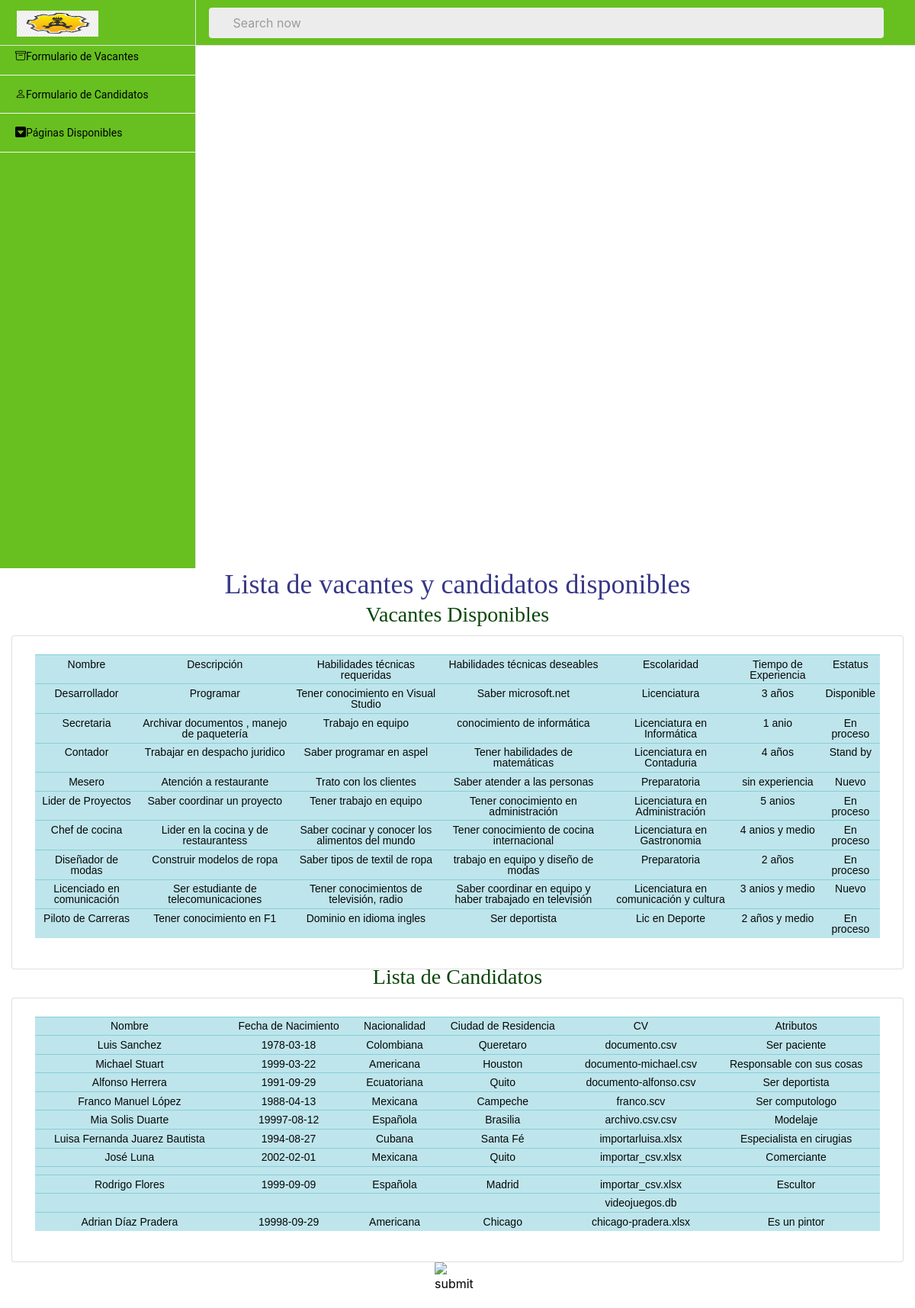
The app's page /Candidato/index.php with its own data.
### tables this page shows
CREATE TABLE "vacante" (
	"id"	INTEGER,
	"nombrevac"	TEXT,
	"descripcion" TEXT,
	"habtecreq"	TEXT,
	"habtecdes"	TEXT,
	"escolaridad" TEXT,
	"experiencia" TEXT,
	"estatus" TEXT,
	PRIMARY KEY("id" AUTOINCREMENT)
);

CREATE TABLE "candidato" (
	"id"	INTEGER,
	"id_seis"	INTEGER,
	"nombre"	TEXT,
	"fecha_nacimiento"	date,
	"nacionalidad"	TEXT,
	"ciudad_residencia"	TEXT,
	"cv_file"	TEXT,
	"more_attributes"	TEXT,
	FOREIGN KEY("id_seis") REFERENCES "usuario"("id"),
	PRIMARY KEY("id" AUTOINCREMENT)
);

### Candidato/index.php (the view, shortened to what this page needs)
<?php
include '../conn.php';
$query = "SELECT * FROM vacante";
$result = $db->query($query);
$query1 = "SELECT * FROM candidato";
$result1 = $db->query($query1);
?>
<!DOCTYPE html>
<html>
<head>
    <link  rel="stylesheet" href="../css/candidato.css">
<link rel="stylesheet" href="../css/styles1.css">
<link rel="stylesheet" href="../css/materialdesignicons.min.css">
<link rel="stylesheet" href="../css/dataTables.bootstrap4.css">
<link rel="stylesheet" href="../css/principal.bundle.base.css">
<link rel="stylesheet" href="https://cdn.jsdelivr.net/npm/bootstrap-icons@1.8.2/font/bootstrap-icons.css">
<link rel="stylesheet" href="https://cdn.jsdelivr.net/npm/bootstrap@4.6.1/dist/css/bootstrap.min.css">
</head>
<body>
<div class="container-scroller">
    <nav class="navbar col-lg-12 col-12 p-0 fixed-top d-flex flex-row">
            <div class="navbar-brand-wrapper d-flex justify-content-center">
        <div class="navbar-brand-inner-wrapper d-flex justify-content-between align-items-center w-100">
          <a class="navbar-brand brand-logo" href="../Candidato/index.php"><img src="../images/logotipo.png" width="40px" height="40px" alt="logo"/></a>
        </div>
      </div>
      <div class="navbar-menu-wrapper d-flex align-items-center justify-content-end">
        <ul class="navbar-nav mr-lg-4 w-100">
          <li class="nav-item nav-search d-none d-lg-block w-100">
            <div class="input-group">
              <div class="input-group-prepend">
                <span class="input-group-text" id="search">
                  <i class="mdi mdi-magnify"></i>
                </span>
              </div>
              <input type="text" class="form-control" placeholder="Search now" aria-label="search" aria-describedby="search">
            </div>
          </li>
        </ul>
    </nav>
<nav class="sidebar sidebar-offcanvas" id="sidebar">
        <ul class="nav">
          <li class="nav-item">
            <a class="nav-link" href="../Candidato/index.php">
              <span class="menu-title">PROYECTO CANDIDATURA</span>
            </a>
          </li>
          <li class="nav-item">
            <a class="nav-link" href="../Vacantes/AgregarVacante.php">
            <i class="bi bi-archive"></i>
              <span class="menu-title">Formulario de Vacantes</span>
            </a>
          </li>
          <li class="nav-item">
            <a class="nav-link" href="../Candidato/RegistrarCandidatos.php">
            <i class="bi bi-person"></i>
              <span class="menu-title">Formulario de Candidatos</span>
            </a>
          </li>
          <li class="nav-item">
            <a class="nav-link" data-toggle="collapse" href="#auth" aria-expanded="false" aria-controls="auth">
            <i class="bi bi-caret-down-square-fill"></i>
            <span class="menu-title">Páginas Disponibles</span>
            </a>
          </li>
        </ul>
      </nav>
<h1 class="titulo_candi" align="center">Lista de vacantes y candidatos disponibles</h1>
<p class="tit_vacante" align="center"> Vacantes Disponibles</p>
<div class="col-lg-12 stretch-card">
              <div class="card">
                <div class="card-body">
        <table class="table table-sm table-info" >
        <thead>
               <tr id="texto">
                <td scope="col">Nombre</td>
                <td scope="col">Descripción</td>
				<td scope="col">Habilidades técnicas requeridas</td>
				<td scope="col">Habilidades técnicas deseables</td>
				<td scope="col">Escolaridad</td>
				<td scope="col">Tiempo de Experiencia</td>
				<td scope="col">Estatus</td>
                </tr>
               </thead>
            <?php while($row = $result->fetchArray()) {?>
            <tr id="texto" id="load-table">
                <td scope="col"><?php echo $row['nombrevac'];?></td>
                <td scope="col"><?php echo $row['descripcion'];?></td>
				<td scope="col"><?php echo $row['habtecreq'];?></td>
                <td scope="col"><?php echo $row['habtecdes'];?></td>
				<td scope="col"><?php echo $row['escolaridad'];?></td>
				<td scope="col"><?php echo $row['experiencia'];?></td>
                <td scope="col"><?php echo $row['estatus'];?></td>
            </tr>
            <?php } ?>
        </table>
        </div>
              </div>
</div>
            </div>
        <p class="tit_vacante" align="center"> Lista de Candidatos</p>
        <div class="col-lg-12 stretch-card">
              <div class="card">
                <div class="card-body">
        <table class="table table-sm table-info" id ="resultado">
        <thead>
               <tr id="texto">
                <td scope="col">Nombre</td>
                <td scope="col">Fecha de Nacimiento</td>
                <td scope="col">Nacionalidad</td>
				<td scope="col">Ciudad de Residencia</td>
				<td scope="col">CV</td>
				<td scope="col">Atributos</td>
                </tr>
               </thead>
            <?php while($row = $result1->fetchArray()) {?>
            <tr id="texto">
                <td scope="col"><?php echo $row['nombre'];?></td>
                <td scope="col"><?php echo $row['fecha_nacimiento'];?></td>
				<td scope="col"><?php echo $row['nacionalidad'];?></td>
                <td scope="col"><?php echo $row['ciudad_residencia'];?></td>
				<td scope="col"><?php echo $row['cv_file'];?></td>
				<td scope="col"><?php echo $row['more_attributes'];?></td>
            </tr>
            <?php } ?>
        </table>
        </div>
              </div>
        </div>
        <div class="d-flex justify-content-center">
        <a  href="RegistrarCandidatos.php">
        <input type="image" src="https://cdn-icons-png.flaticon.com/512/48/48744.png" name="submit" width="60" height="60" alt="submit"data-toggle="modal" data-target="#agregacan"/>
        </a>
        </div>
</body>
</html>

### css/candidato.css (style rules this page uses)
.titulo_candi { font-family: new times roman; font-size: 36px; align-items:center; color:rgb(56, 56, 136); }
#texto { font-family:sans-serif; color:rgb(6, 8, 8); font: size 10px; text-align: center; }
body { background-image: url("https://img.freepik.com/vector-gratis/agencia-contratacion-candidatos-oficina-empleo-headhunting-contratacion-ilustracion-plana-dibujos-animados_80590-10210.jpg"); }
.tit_vacante { color:rgb(10, 70, 10); font-family: 'Times New Roman', Times, serif; font-size: 28px; align-items: center; }

### records on screen
vacante: nombrevac "Desarrollador", descripcion "Programar", habtecreq "Tener conocimiento en Visual Studio", habtecdes "Saber microsoft.net", escolaridad "Licenciatura", experiencia "3 años", estatus "Disponible"
vacante: nombrevac "Secretaria", descripcion "Archivar documentos , manejo de paquetería", habtecreq "Trabajo en equipo", habtecdes "conocimiento de informática", escolaridad "Licenciatura en Informática", experiencia "1 anio", estatus "En proceso"
vacante: nombrevac "Contador", descripcion "Trabajar en despacho juridico", habtecreq "Saber programar en aspel", habtecdes "Tener habilidades de matemáticas", escolaridad "Licenciatura en Contaduria", experiencia "4 años", estatus "Stand by"
vacante: nombrevac "Mesero", descripcion "Atención a restaurante", habtecreq "Trato con los clientes", habtecdes "Saber atender a las personas", escolaridad "Preparatoria", experiencia "sin experiencia", estatus "Nuevo"
vacante: nombrevac "Lider de Proyectos", descripcion "Saber coordinar un proyecto", habtecreq "Tener trabajo en equipo", habtecdes "Tener conocimiento en administración", escolaridad "Licenciatura en Administración", experiencia "5 anios", estatus "En proceso"
vacante: nombrevac "Chef de cocina", descripcion "Lider en la cocina y de restaurantess", habtecreq "Saber cocinar y conocer los alimentos del mundo", habtecdes "Tener conocimiento de cocina internacional", escolaridad "Licenciatura en Gastronomia", experiencia "4 anios y medio", estatus "En proceso"
vacante: nombrevac "Diseñador de modas", descripcion "Construir modelos de ropa", habtecreq "Saber tipos de textil de ropa", habtecdes "trabajo en equipo y diseño de modas", escolaridad "Preparatoria", experiencia "2 años", estatus "En proceso"
vacante: nombrevac "Licenciado en comunicación", descripcion "Ser estudiante de telecomunicaciones", habtecreq "Tener conocimientos de televisión, radio", habtecdes "Saber coordinar en equipo y haber trabajado en televisión", escolaridad "Licenciatura en comunicación y cultura", experiencia "3 anios y medio", estatus "Nuevo"
vacante: nombrevac "Piloto de Carreras", descripcion "Tener conocimiento en F1", habtecreq "Dominio en idioma ingles", habtecdes "Ser deportista", escolaridad "Lic en Deporte", experiencia "2 años y medio", estatus "En proceso"
candidato: nombre "Luis Sanchez", fecha_nacimiento "1978-03-18", nacionalidad "Colombiana", ciudad_residencia "Queretaro", cv_file "documento.csv", more_attributes "Ser paciente"
candidato: nombre "Michael Stuart", fecha_nacimiento "1999-03-22", nacionalidad "Americana", ciudad_residencia "Houston", cv_file "documento-michael.csv", more_attributes "Responsable con sus cosas"
candidato: nombre "Alfonso Herrera", fecha_nacimiento "1991-09-29", nacionalidad "Ecuatoriana", ciudad_residencia "Quito", cv_file "documento-alfonso.csv", more_attributes "Ser deportista"
candidato: nombre "Franco Manuel López", fecha_nacimiento "1988-04-13", nacionalidad "Mexicana", ciudad_residencia "Campeche", cv_file "franco.scv", more_attributes "Ser computologo"
candidato: nombre "Mia Solis Duarte", fecha_nacimiento "19997-08-12", nacionalidad "Española", ciudad_residencia "Brasilia", cv_file "archivo.csv.csv", more_attributes "Modelaje"
candidato: nombre "Luisa Fernanda Juarez Bautista", fecha_nacimiento "1994-08-27", nacionalidad "Cubana", ciudad_residencia "Santa Fé", cv_file "importarluisa.xlsx", more_attributes "Especialista en cirugias"
candidato: nombre "José Luna", fecha_nacimiento "2002-02-01", nacionalidad "Mexicana", ciudad_residencia "Quito", cv_file "importar_csv.xlsx", more_attributes "Comerciante"
candidato: nombre "Rodrigo Flores", fecha_nacimiento "1999-09-09", nacionalidad "Española", ciudad_residencia "Madrid", cv_file "importar_csv.xlsx", more_attributes "Escultor"
candidato: cv_file "videojuegos.db"
candidato: nombre "Adrian Díaz Pradera", fecha_nacimiento "19998-09-29", nacionalidad "Americana", ciudad_residencia "Chicago", cv_file "chicago-pradera.xlsx", more_attributes "Es un pintor"
